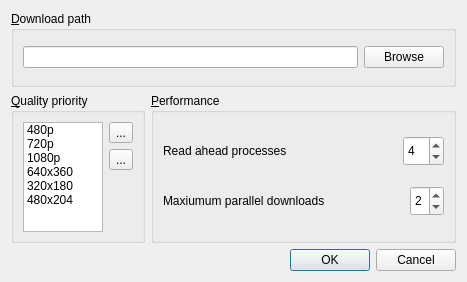
<?xml version="1.0" encoding="UTF-8"?>
<ui version="4.0">
 <class>SettingsDialog</class>
 <widget class="QDialog" name="SettingsDialog">
  <property name="geometry">
   <rect>
    <x>0</x>
    <y>0</y>
    <width>467</width>
    <height>282</height>
   </rect>
  </property>
  <property name="windowTitle">
   <string>Dialog</string>
  </property>
  <layout class="QGridLayout" name="gridLayout">
   <item row="0" column="0" colspan="2">
    <widget class="QGroupBox" name="groupBox_2">
     <property name="title">
      <string>&amp;Download path</string>
     </property>
     <layout class="QHBoxLayout" name="horizontalLayout">
      <item>
       <widget class="QLineEdit" name="downloadPath">
        <property name="text">
         <string/>
        </property>
       </widget>
      </item>
      <item>
       <widget class="QPushButton" name="browseButton">
        <property name="text">
         <string>Browse</string>
        </property>
       </widget>
      </item>
     </layout>
    </widget>
   </item>
   <item row="1" column="0">
    <widget class="QGroupBox" name="groupBox">
     <property name="maximumSize">
      <size>
       <width>16777215</width>
       <height>150</height>
      </size>
     </property>
     <property name="title">
      <string>&amp;Quality priority</string>
     </property>
     <layout class="QGridLayout" name="gridLayout_2">
      <item row="0" column="0" rowspan="3">
       <widget class="QListWidget" name="filterList">
        <property name="sizePolicy">
         <sizepolicy hsizetype="Preferred" vsizetype="Preferred">
          <horstretch>0</horstretch>
          <verstretch>0</verstretch>
         </sizepolicy>
        </property>
        <property name="minimumSize">
         <size>
          <width>80</width>
          <height>110</height>
         </size>
        </property>
        <property name="maximumSize">
         <size>
          <width>80</width>
          <height>110</height>
         </size>
        </property>
        <item>
         <property name="text">
          <string>480p</string>
         </property>
        </item>
        <item>
         <property name="text">
          <string>720p</string>
         </property>
        </item>
        <item>
         <property name="text">
          <string>1080p</string>
         </property>
        </item>
        <item>
         <property name="text">
          <string>640x360</string>
         </property>
        </item>
        <item>
         <property name="text">
          <string>320x180</string>
         </property>
        </item>
        <item>
         <property name="text">
          <string>480x204</string>
         </property>
        </item>
       </widget>
      </item>
      <item row="0" column="1">
       <widget class="QToolButton" name="qualityUp">
        <property name="text">
         <string>...</string>
        </property>
        <property name="icon">
         <iconset>
          <normaloff>../../../../../../../usr/share/icons/oxygen/32x32/actions/go-up.png</normaloff>../../../../../../../usr/share/icons/oxygen/32x32/actions/go-up.png</iconset>
        </property>
       </widget>
      </item>
      <item row="1" column="1">
       <widget class="QToolButton" name="qualityDown">
        <property name="text">
         <string>...</string>
        </property>
        <property name="icon">
         <iconset>
          <normaloff>../../../../../../../usr/share/icons/oxygen/32x32/actions/go-down.png</normaloff>../../../../../../../usr/share/icons/oxygen/32x32/actions/go-down.png</iconset>
        </property>
       </widget>
      </item>
      <item row="2" column="1">
       <spacer name="verticalSpacer">
        <property name="orientation">
         <enum>Qt::Vertical</enum>
        </property>
        <property name="sizeHint" stdset="0">
         <size>
          <width>20</width>
          <height>45</height>
         </size>
        </property>
       </spacer>
      </item>
     </layout>
    </widget>
   </item>
   <item row="1" column="1">
    <widget class="QGroupBox" name="groupBox_3">
     <property name="maximumSize">
      <size>
       <width>16777215</width>
       <height>150</height>
      </size>
     </property>
     <property name="title">
      <string>&amp;Performance</string>
     </property>
     <layout class="QVBoxLayout" name="verticalLayout">
      <item>
       <layout class="QHBoxLayout" name="horizontalLayout_3">
        <item>
         <widget class="QLabel" name="label">
          <property name="text">
           <string>Read ahead processes</string>
          </property>
         </widget>
        </item>
        <item>
         <spacer name="horizontalSpacer">
          <property name="orientation">
           <enum>Qt::Horizontal</enum>
          </property>
          <property name="sizeHint" stdset="0">
           <size>
            <width>40</width>
            <height>20</height>
           </size>
          </property>
         </spacer>
        </item>
        <item>
         <widget class="QSpinBox" name="spinReadAhead">
          <property name="maximumSize">
           <size>
            <width>16777215</width>
            <height>30</height>
           </size>
          </property>
          <property name="minimum">
           <number>1</number>
          </property>
          <property name="maximum">
           <number>10</number>
          </property>
          <property name="value">
           <number>4</number>
          </property>
         </widget>
        </item>
       </layout>
      </item>
      <item>
       <layout class="QHBoxLayout" name="horizontalLayout_2">
        <item>
         <widget class="QLabel" name="label_2">
          <property name="text">
           <string>Maxiumum parallel downloads</string>
          </property>
         </widget>
        </item>
        <item>
         <spacer name="horizontalSpacer_2">
          <property name="orientation">
           <enum>Qt::Horizontal</enum>
          </property>
          <property name="sizeHint" stdset="0">
           <size>
            <width>40</width>
            <height>20</height>
           </size>
          </property>
         </spacer>
        </item>
        <item>
         <widget class="QSpinBox" name="spinParallelDownload">
          <property name="maximumSize">
           <size>
            <width>16777215</width>
            <height>30</height>
           </size>
          </property>
          <property name="minimum">
           <number>1</number>
          </property>
          <property name="maximum">
           <number>5</number>
          </property>
          <property name="value">
           <number>2</number>
          </property>
         </widget>
        </item>
       </layout>
      </item>
     </layout>
    </widget>
   </item>
   <item row="2" column="1">
    <widget class="QDialogButtonBox" name="buttonBox">
     <property name="orientation">
      <enum>Qt::Horizontal</enum>
     </property>
     <property name="standardButtons">
      <set>QDialogButtonBox::Cancel|QDialogButtonBox::Ok</set>
     </property>
    </widget>
   </item>
  </layout>
 </widget>
 <resources/>
 <connections>
  <connection>
   <sender>buttonBox</sender>
   <signal>accepted()</signal>
   <receiver>SettingsDialog</receiver>
   <slot>accept()</slot>
   <hints>
    <hint type="sourcelabel">
     <x>248</x>
     <y>254</y>
    </hint>
    <hint type="destinationlabel">
     <x>157</x>
     <y>274</y>
    </hint>
   </hints>
  </connection>
  <connection>
   <sender>buttonBox</sender>
   <signal>rejected()</signal>
   <receiver>SettingsDialog</receiver>
   <slot>reject()</slot>
   <hints>
    <hint type="sourcelabel">
     <x>316</x>
     <y>260</y>
    </hint>
    <hint type="destinationlabel">
     <x>286</x>
     <y>274</y>
    </hint>
   </hints>
  </connection>
 </connections>
</ui>
